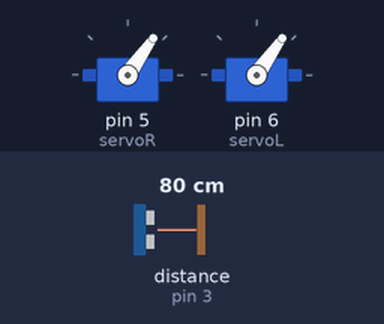
Bench run of a sketch on a simulated Arduino Uno, built with avr-gcc and run on an emulated ATmega328P. On the bench: 2 × servo. Wiring (inferred from the names in the program): ultrasonic range finder: trigger pin 2; echo pin 3. The inputs (shaded band) are chosen by the test bench; at power-on: distance to the obstacle (sensor on pin 3) 80 cm. The echo pulse lasts 58.3 µs per cm.

Above: at 1.2 s.
1.3 s: distance to the obstacle (sensor on pin 3) set to 73 cm
At 2.2 s:
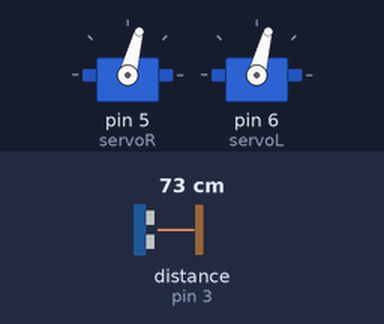
2.8 s: distance to the obstacle (sensor on pin 3) set to 28 cm
4.3 s: distance to the obstacle (sensor on pin 3) set to 24 cm
At 5.5 s:
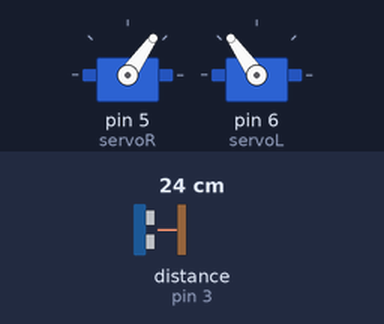
7.3 s: distance to the obstacle (sensor on pin 3) set to 35 cm
9.7 s: distance to the obstacle (sensor on pin 3) set to 2 cm
At 11.66 s:
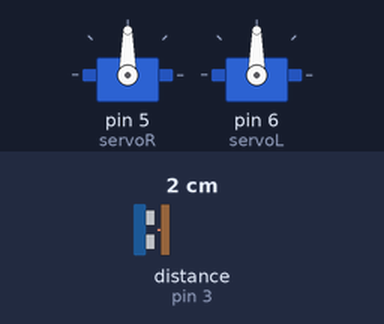
Timing chart, 0 to 13.7 s (numbered marks = the images above; inputs shaded):
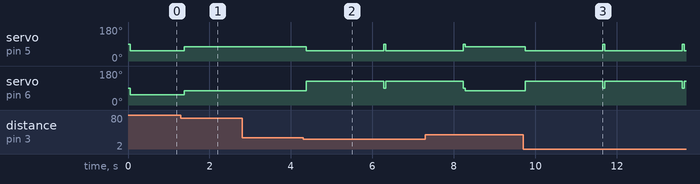

The sketch:

commandeMotorCapteur.ino
```cpp
#include <Servo.h>
/*
  Microcontroller pulses, independent linear control: An R/C servo signal is connected to terminals S1 and S2. A 1000us – 2000us pulse controls speed and direction. 1500us is stop.
*/
/*VARIABLES GENERALES*/
Servo servoL;  // create servo object to control a servo
Servo servoR;  // create servo object to control a servo


unsigned long time1;
unsigned long timeaux;

bool start = true;

//capteur ultrason
const byte TRIGGER_PIN = 2; // Broche TRIGGER
const byte ECHO_PIN = 3;    // Broche ECHO

/* Constantes pour le timeout */
const unsigned long MEASURE_TIMEOUT = 25000UL; // 25ms = ~8m à 340m/s

/* Vitesse du son dans l'air en mm/us */
const float SOUND_SPEED = 340.0 / 1000;

/////////////////////////////////////
void setup() {
  // put your setup code here, to run once:

  servoR.attach(5, 1000, 2000);
  servoL.attach(6, 1000, 2000); // attaches the servo on pin 9 to the servo object

  /* Initialise les broches  capteur*/
  pinMode(TRIGGER_PIN, OUTPUT);
  digitalWrite(TRIGGER_PIN, LOW); // La broche TRIGGER doit être à LOW au repos
  pinMode(ECHO_PIN, INPUT);

}

/////////////////////////////////////
void loop() {
    digitalWrite(TRIGGER_PIN, HIGH);
  delayMicroseconds(10);
  digitalWrite(TRIGGER_PIN, LOW);

  /* 2. Mesure le temps entre l'envoi de l'impulsion ultrasonique et son écho (si il existe) */
  long measure = pulseIn(ECHO_PIN, HIGH, MEASURE_TIMEOUT);

  /* 3. Calcul la distance à partir du temps mesuré */
  float distance_mm = measure / 2.0 * SOUND_SPEED;

  delay(50);

//Test de commande des motors par liaison serie
  if (distance_mm > 750.0) {
    avancerMOY();
  } else if (distance_mm > 250.0) {
    avancerLENT();
  } else if (distance_mm < 250.0) {
    arret();
    if (start == true) {
      tournergauche(distance_mm);
      start = false;
    }
    arret();
    start = true;
  }

}

void arret() {
  servoL.write(90);
  servoR.write(90);
}

void avancerMAX() {
  servoL.write(35);
  servoR.write(35);
}

void avancerMOY() {
  servoL.write(55);
  servoR.write(55);
}

void avancerLENT() {
  servoL.write(75);
  servoR.write(75);
}

void reculeMAX() {
  servoL.write(145);
  servoR.write(145);
}

void reculeMOY() {
  servoL.write(125);
  servoR.write(125);
}

void reculeLENT() {
  servoL.write(105);
  servoR.write(105);
}

void tournergauche(float distance_mm) {
    time1 = millis() + 1900;

    timeaux = millis();
    while (timeaux < time1) {
      servoR.write(55);
      servoL.write(125);
      timeaux = millis();
   }
   arret();
}
```

Measured:
- the behaviour switches between 76 and 75 cm on distance to the obstacle (sensor on pin 3) (found by bisection; images 0 and 1)
- the behaviour switches between 26 and 25 cm on distance to the obstacle (sensor on pin 3) (found by bisection; images 1 and 2)
- after the input at 1.3 s, servo on pin 5 (servoR), servo on pin 6 (servoL): 55° → 75° after 0.08 s
- after the input at 2.8 s, every drawn part: stays the same
- after the input at 4.3 s, servo on pin 5 (servoR): 75° → 55° after 0.08 s; servo on pin 6 (servoL): 75° → 125° after 0.08 s
- after the input at 9.7 s, servo on pin 5 (servoR): 75° → 55° after 0.06 s; servo on pin 6 (servoL): 75° → 125° after 0.06 s
